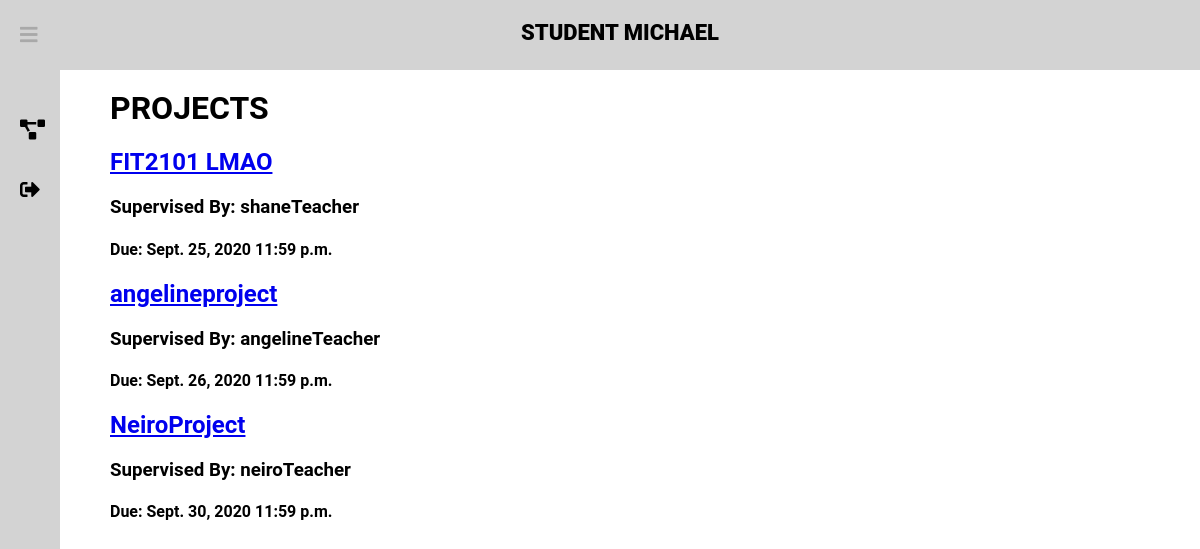
Before: /dashboard/ (signed in) with the older database file.
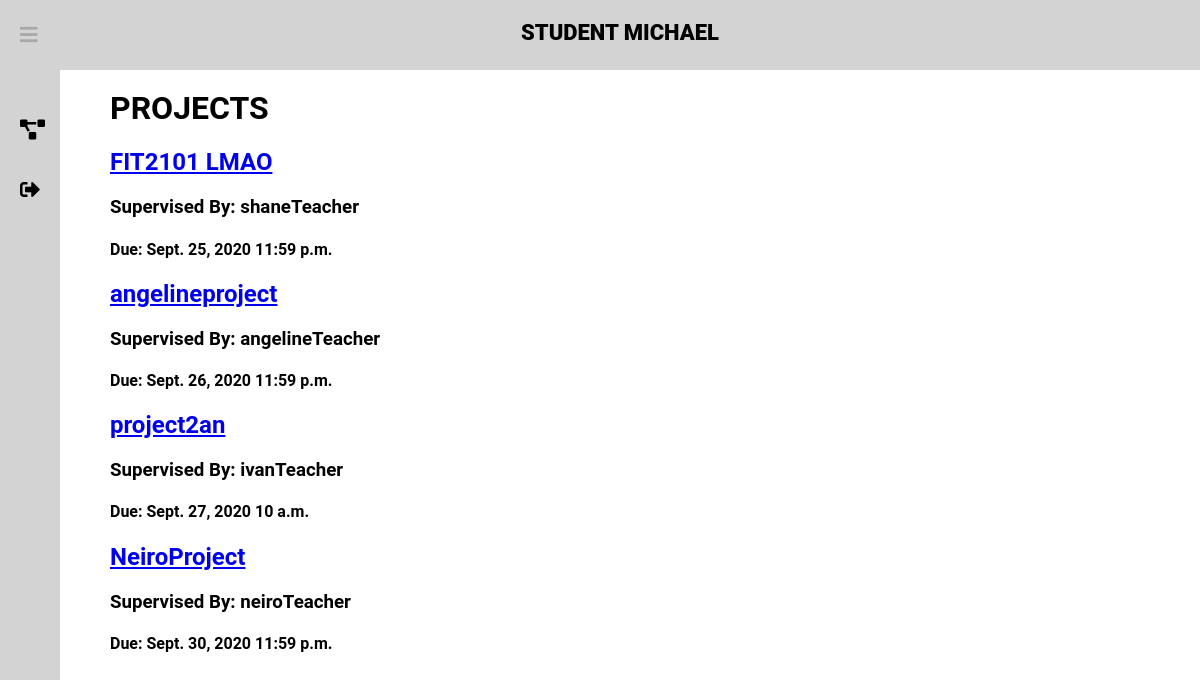
After: the same page with the newer database file.
### projects/models.py (models this page shows, shortened)
class Project(models.Model):
    title = models.CharField(max_length=100)
    due_date = models.DateField()
    due_time = models.TimeField()
    supervisor = models.ForeignKey(User, default=None, on_delete=models.SET_DEFAULT)
    class Meta:
        constraints = [models.UniqueConstraint(fields=['title', 'supervisor'], name="unique title")]
        verbose_name = "Project"

### projects/views.py (the view)
# urls.py: path('dashboard/', project_views.dashboard, name='dashboard'),
@login_required(login_url="/signin")
def dashboard(response):
    if response.user.is_staff:
        projects = Project.objects.filter(supervisor=response.user).order_by('due_date')
        template = "teacherdashboard.html"
    else:
        projects = Project.objects.all().order_by('due_date')  # Filter need to be applied here
        template = "studentdashboard.html"
    arg = {"FirstName": response.user.first_name.capitalize,
           "FullName": response.user.get_full_name,
           "Projects": projects}
    return render(response, template, arg)

### projects/templates/studentdashboard.html (shortened to what this page needs)
<!DOCTYPE html>
<html lang="en">
{% extends 'newbase.html' %}
{% block content %}
<body>
{% block header %} Student {{ FirstName }} {% endblock %}
<div class="container">
    <h1 id="Temp">PROJECTS</h1>
    {% for project in Projects %}
        <div class="project">
            <h2><a href="/dashboard/project-info/{{project.title}}/">{{ project.title }}</a></h2>
            <h3>Supervised By: {{ project.supervisor }}</h3>
            <h4>Due: {{ project.due_date }} {{ project.due_time }}</h4>
        </div>
    {% endfor %}
</div>
</body>
{% endblock %}

### main/templates/newbase.html (shortened to what this page needs)
<!DOCTYPE html>
<html lang="en">
<head>
    <link rel="stylesheet" href="https://cdnjs.cloudflare.com/ajax/libs/font-awesome/5.14.0/css/all.min.css">
</head>
<body>
    <header>
        <label for="check">
            <i class="fas fa-bars" id="sidebar_btn"></i>
        </label>
        <div class="center">
            <h3 style="text-align: center">{% block header %}{% endblock %}</h3>
        </div>
    </header>
    <div class="sidebar">
        <a href="{% url 'dashboard' %}" id="projects"><i class="fas fa-project-diagram"></i><span>My Projects</span></a>
        <a href="{% url 'signout' %}" id="signout"><i class="fas fa-sign-out-alt"></i><span>Sign Out</span></a>
    </div>
    <div class="content">
        {% block content %}
        {% endblock %}
    </div>
</body>
</html>

### main/templates/newbase.html (style rules this page uses)
body { margin: 0; padding: 0; font-family: Roboto, sans-serif; }
header { position: fixed; background: lightgray; padding: 20px; width: 100%; height: 30px; }
.center h3 { color: black; margin: 0; text-transform: uppercase; font-size: 22px; font-weight: 900; }
.sidebar { background: lightgray; margin-top: 70px; padding-top: 30px; position: fixed; left: 0; width: 250px; height: 100%; transition: 0.5s; transition-property: left; }
.sidebar a { color: black; display: block; width: 100%; line-height: 60px; text-decoration: none; padding-left: 40px; box-sizing: border-box; transition: 0.5s; transition-property: background; }
.sidebar i { padding-right: 10px; }
label #sidebar_btn { z-index: 1; color: darkgray; position: fixed; cursor: pointer; left: 20px; font-size: 20px; margin: 5px 0; transition: 0.5s; transition-property: color; }
#check:checked ~ .sidebar { left: -190px; }
#check:checked ~ .sidebar a { font-size: 20px; margin-left: 170px; width: 80px; }
#check:checked ~ .content { margin-left: -190px; }
.content { margin-left: 0; background: white; transition: 0.5s; transition-property: margin-left; }

### projects/templates/studentdashboard.html (style rules this page uses)
.container { margin-top: 70px; margin-left: 300px; }

Changed rows visible on the page:
added Project: title "project2an", supervisor "ivanTeacher", due_date "Sept. 27, 2020", due_time "10 a.m."
